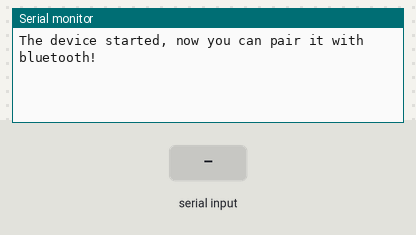
Bench run of a sketch on a simulated ESP32. Shown: the last lines printed to the serial monitor. The test bench sets the inputs (shaded band). Nothing arrives over Bluetooth unless stated.

Above: at 1.2 s.
1.3 s: "1" received over the second serial link
At 2.5 s:
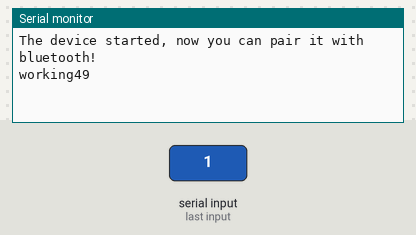
2.8 s: "0" received over the second serial link
At 4.0 s:
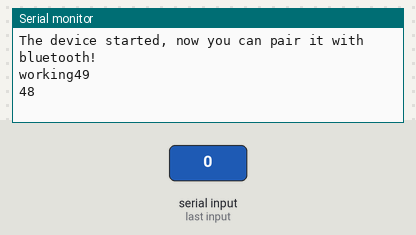
4.3 s: "2" received over the second serial link
At 4.9 s:
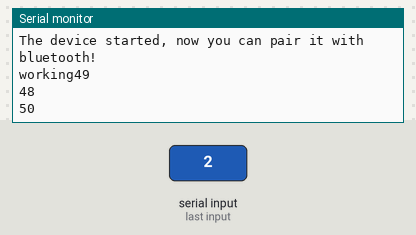

The sketch:

bluthooth_car_using_esp32.ino
```cpp
#include "BluetoothSerial.h"

#if !defined(CONFIG_BT_ENABLED) || !defined(CONFIG_BLUEDROID_ENABLED)
#error Bluetooth is not enabled! Please run `make menuconfig` to and enable it
#endif

#if !defined(CONFIG_BT_SPP_ENABLED)
#error Serial Bluetooth not available or not enabled. It is only available for the ESP32 chip.
#endif
int re;
BluetoothSerial SerialBT;

void setup() {
  Serial.begin(115200);
  SerialBT.begin("ESP KHAN");
  Serial.println("The device started, now you can pair it with bluetooth!");
}

void loop() {

  if (SerialBT.available()) {
    int re=SerialBT.read();
    if(re==49){
      Serial.print("working");
      }
    re=Serial.println(re);
      }
  delay(20);
}
```

Measured:
- after the input at 1.3 s, the serial monitor: prints a new line at once (image 1)
- after the input at 2.8 s, the serial monitor: prints a new line at once (image 2)
- after the input at 4.3 s, the serial monitor: prints a new line at once (image 3)
